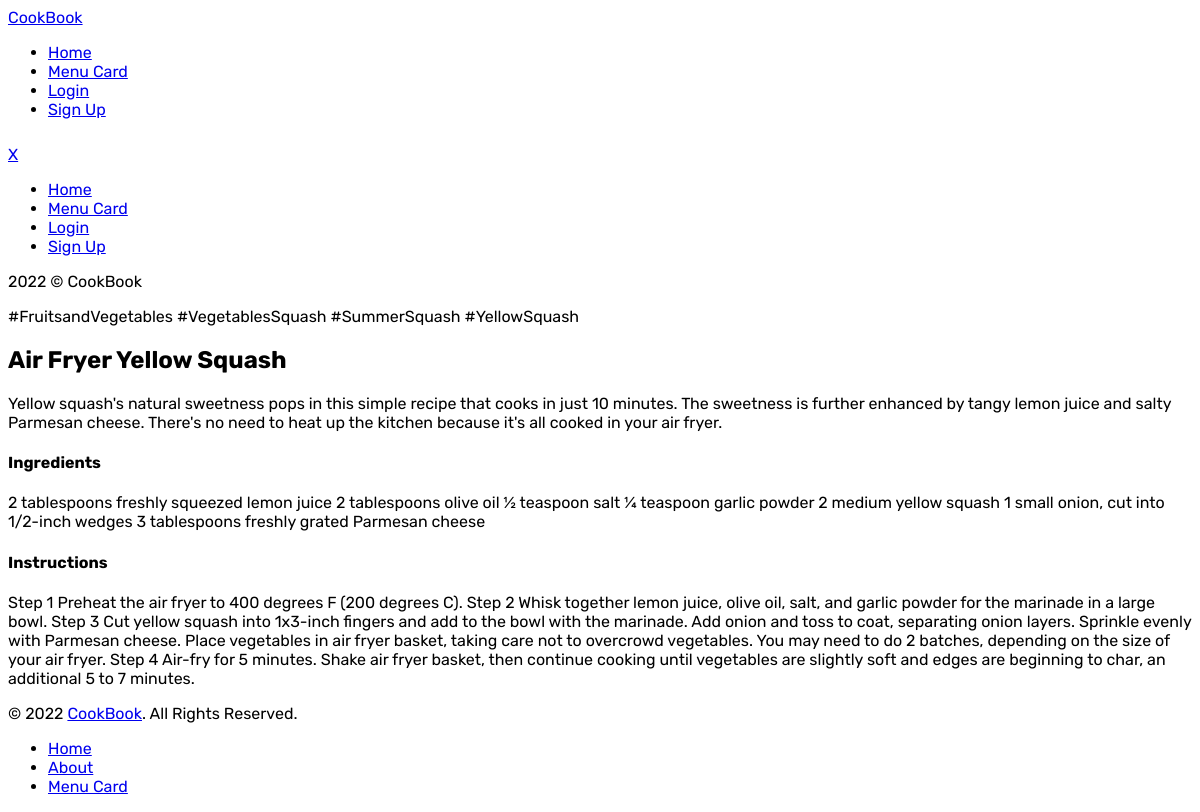
/recipe/1, run on the app's committed database.
### app/models/__init__.py (models this page shows, shortened)
class Recipe(db.Model):
    id = db.Column(db.Integer, primary_key=True)
    title = db.Column(db.String(64), unique=True, nullable=False)
    description = db.Column(db.Text)
    ingredients = db.Column(db.Text)
    instructions = db.Column(db.Text)
    timestamp = db.Column(db.Date, index=True, default=datetime.utcnow)
    user_id = db.Column(db.Integer, db.ForeignKey('user.id'))
    tags = db.Column(db.Text)

### app/routes/routes.py (the view)
@app.route('/recipe/<recipe_id>')
def recipe(recipe_id):
    recipe = Recipe.query.filter_by(id=recipe_id).first_or_404()
    return render_template('recipe.html', recipe=recipe , user=current_user)

### app/templates/recipe.html (shortened to what this page needs)
<html>
    <head>
        <link rel= "stylesheet" type= "text/css" href= "{{ url_for('static',filename='all.css') }}">
    </head>
    <body>
        {% include "navbar.html" %}
        <section  class="section py-20 has-background-dark is-clipped">
            <div class="max-w-4xl px-4  mx-auto py-12">
              <span class="text-gray-700 text-sm" data-config-id="label">#{{ recipe.tags.replace("," , " #") }}</span>
              <h1 class="font-bold text-5xl mt-2 mb-4" data-config-id="title">{{ recipe.title }}</h1>
              <div class="has-mw-3xl py-3 mx-auto">
                <p class="text-lg font-medium text-gray-800">{{ recipe.description }}</p>
              </div>
            </div>
            <div class="max-w-4xl px-4 bg-blue-50 mx-auto py-16">
              <div class="has-mw-3xl py-6 mx-auto">
                <h4 class="text-3xl font-bold text-gray-700">Ingredients</h4>
                <p class="text-lg font-medium whitespace-pre-wrap text-gray-800">{{ recipe.ingredients }}</p>
              </div>
              <div class="has-mw-3xl py-6 mx-auto">
                <h4 class="text-3xl font-bold text-gray-700">Instructions</h4>
                <p class="text-lg font-medium whitespace-pre-wrap text-gray-800">{{ recipe.instructions }}</p>
              </div>
            </div>
          </section>
        {% include "footer.html" %}
    </body>
</html>

### app/templates/navbar.html (shortened to what this page needs)
<nav class="py-2 bg-white shadow-md sticky top-0 z-50" >
    <div class="container mx-auto px-4">
      <div class="relative flex items-center justify-between">
        <div class="w-auto">
          <a class="inline-block" href="#">
           <span class="text-2xl font-bold">CookBook</span>
          </a>
        </div>
        <div class="absolute top-1/2 left-1/2 transform -translate-x-1/2 -translate-y-1/2 hidden lg:block">
          <ul class="flex items-center">
            <li class="font-heading mr-12 text-base"><a class="hover:text-blue-900 font-bold text-lg" href="/" data-config-id="auto-txt-1-2">Home</a></li>
            <li class="font-heading mr-12 text-base"><a class="hover:text-blue-900 font-bold text-lg" href="/recipes" data-config-id="auto-txt-1-2">Menu Card</a></li>
            {% if user.is_authenticated %}
            <li class="font-heading mr-12 text-base"><a class="hover:text-blue-900 font-bold text-lg" href="/my-recipes" data-config-id="auto-txt-3-2">My Reciepies</a></li>
            <li class="font-heading mr-12 text-base"><a class="hover:text-blue-900 font-bold text-lg" href="/profile" data-config-id="auto-txt-4-2">Profile</a></li>
            {% else %}
            <li class="font-heading mr-12 text-base"><a class="hover:text-blue-900 font-bold text-lg" href="/login" data-config-id="auto-txt-3-2">Login</a></li>
            <li class="font-heading mr-12 text-base"><a class="hover:text-blue-900 font-bold text-lg" href="/register" data-config-id="auto-txt-4-2">Sign Up</a></li>
            {% endif %}
        </ul>
        </div>
        <div class="w-auto lg:hidden">
          <a onclick="toggel('.mobile-menu')" class="navbar-burger inline-flex w-14 h-14 justify-center items-center bg-gray-500 hover:bg-gray-600 rounded-full" href="#">
            <svg width="20" height="10" viewBox="0 0 20 10" fill="none" xmlns="http://www.w3.org/2000/svg" data-config-id="auto-svg-1-2">
              <path d="M19 9H1M19 1H1" stroke="white" stroke-width="1.5" stroke-linecap="round" stroke-linejoin="round"></path>
            </svg>
          </a>
        </div>
      </div>
    </div>
  </nav>
  <div class="navbar-menu mobile-menu hidden fixed top-0 left-0 bottom-0 w-5/6 max-w-sm z-50">
    <nav class="relative pt-7 pb-8 bg-white h-full overflow-y-auto" data-config-id="toggle-mobile-2" data-config-target=".navbar-menu" data-config-class="hidden">
      <div class="flex flex-col px-6 h-full">
        <div class="w-auto lg:hidden">
            <a onclick="toggel('.mobile-menu')" class="navbar-burger inline-flex w-8 h-8 text-white float-end justify-center items-center bg-gray-500 hover:bg-gray-600 rounded-full" href="#">
              X
            </a>
          </div>
        <ul class="w-full mb-auto pb-16">
            <li class=""><a class="font-heading block text-base py-4 px-6 hover:bg-blue-50 rounded-sm" href="/" data-config-id="auto-txt-1-2">Home</a></li>
            <li class=""><a class="font-heading block text-base py-4 px-6 hover:bg-blue-50 rounded-sm" href="/recipes" data-config-id="auto-txt-1-2">Menu Card</a></li>
            {% if user.is_authenticated %}
            <li class=""><a class="font-heading block text-base py-4 px-6 hover:bg-blue-50 rounded-sm" href="/my-recipes" data-config-id="auto-txt-3-2">My Reciepies</a></li>
            <li class=""><a class="font-heading block text-base py-4 px-6 hover:bg-blue-50 rounded-sm" href="/profile" data-config-id="auto-txt-4-2">Profile</a></li>
            {% else %}
            <li class=""><a class="font-heading block text-base py-4 px-6 hover:bg-blue-50 rounded-sm" href="/login" data-config-id="auto-txt-3-2">Login</a></li>
            <li class=""><a class="font-heading block text-base py-4 px-6 hover:bg-blue-50 rounded-sm" href="/register" data-config-id="auto-txt-4-2">Sign Up</a></li>
            {% endif %}
        </ul>
        <div class="w-full">
          <p class="pl-2 text-sm" data-config-id="auto-txt-20-2">2022 © CookBook</p>
        </div>
      </div>
    </nav>
  </div>

### app/templates/footer.html
<footer class="p-4 border-t bg-white rounded-lg shadow md:flex md:items-center md:justify-between md:p-6 dark:bg-gray-800">
    <span class="text-sm text-gray-500 sm:text-center dark:text-gray-400">© 2022 <a href="/" class="hover:underline">CookBook</a>. All Rights Reserved.
    </span>
    <ul class="flex flex-wrap items-center mt-3 text-sm text-gray-500 dark:text-gray-400 sm:mt-0">
        <li>
            <a href="#" class="mr-4 hover:underline md:mr-6 ">Home</a>
        </li>
        <li>
            <a href="#" class="mr-4 hover:underline md:mr-6">About</a>
        </li>
        <li>
            <a href="#" class="mr-4 hover:underline md:mr-6">Menu Card</a>
        </li>
    </ul>
</footer>

### app/templates/recipe.html (style rules this page uses)
* { font-family: 'Rubik', sans-serif; }

### data on the page
Recipe: tags.replace "FruitsandVegetables #VegetablesSquash #SummerSquash #YellowSquash", title "Air Fryer Yellow Squash", description "Yellow squash's natural sweetness pops in this simple recipe that cooks in just 10 minutes. The sweetness is further enhanced by tangy lemon juice and salty Parmesan cheese. There's no need to heat up the kitchen because it's all cooked in your air fryer.", ingredients "2 tablespoons freshly squeezed lemon juice 2 tablespoons olive oil ½ teaspoon salt ¼ teaspoon garlic powder 2 medium yellow squash 1 small onion, cut into 1/2-inch wedges 3 tablespoons freshly grated Parmesan cheese", instructions "Step 1 Preheat the air fryer to 400 degrees F (200 degrees C). Step 2 Whisk together lemon juice, olive oil, salt, and garlic powder for the marinade in a large bowl. Step 3 Cut yellow squash into 1x3-inch fingers and add to the bowl with the marinade. Add onion and toss to coat, separating onion layers. Sprinkle evenly with Parmesan cheese. Place vegetables in air fryer basket, taking care not to overcrowd vegetables. You may need to do 2 batches, depending on the size of your air fryer. Step 4 Air-fry for 5 minutes. Shake air fryer basket, then continue cooking until vegetables are slightly soft and edges are beginning to char, an additional 5 to 7 minutes."
